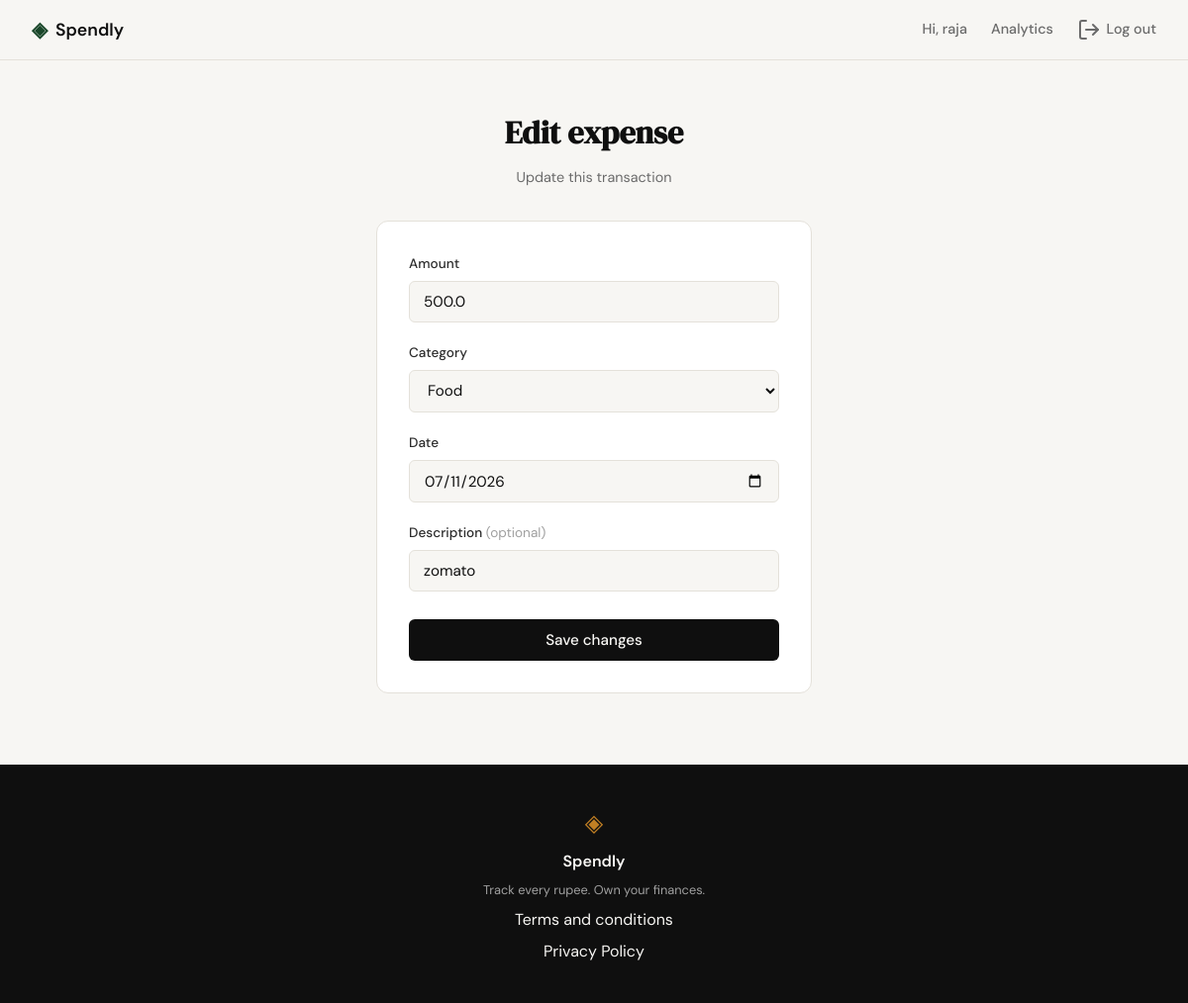
The app's page /expenses/24/edit (signed in), older data.
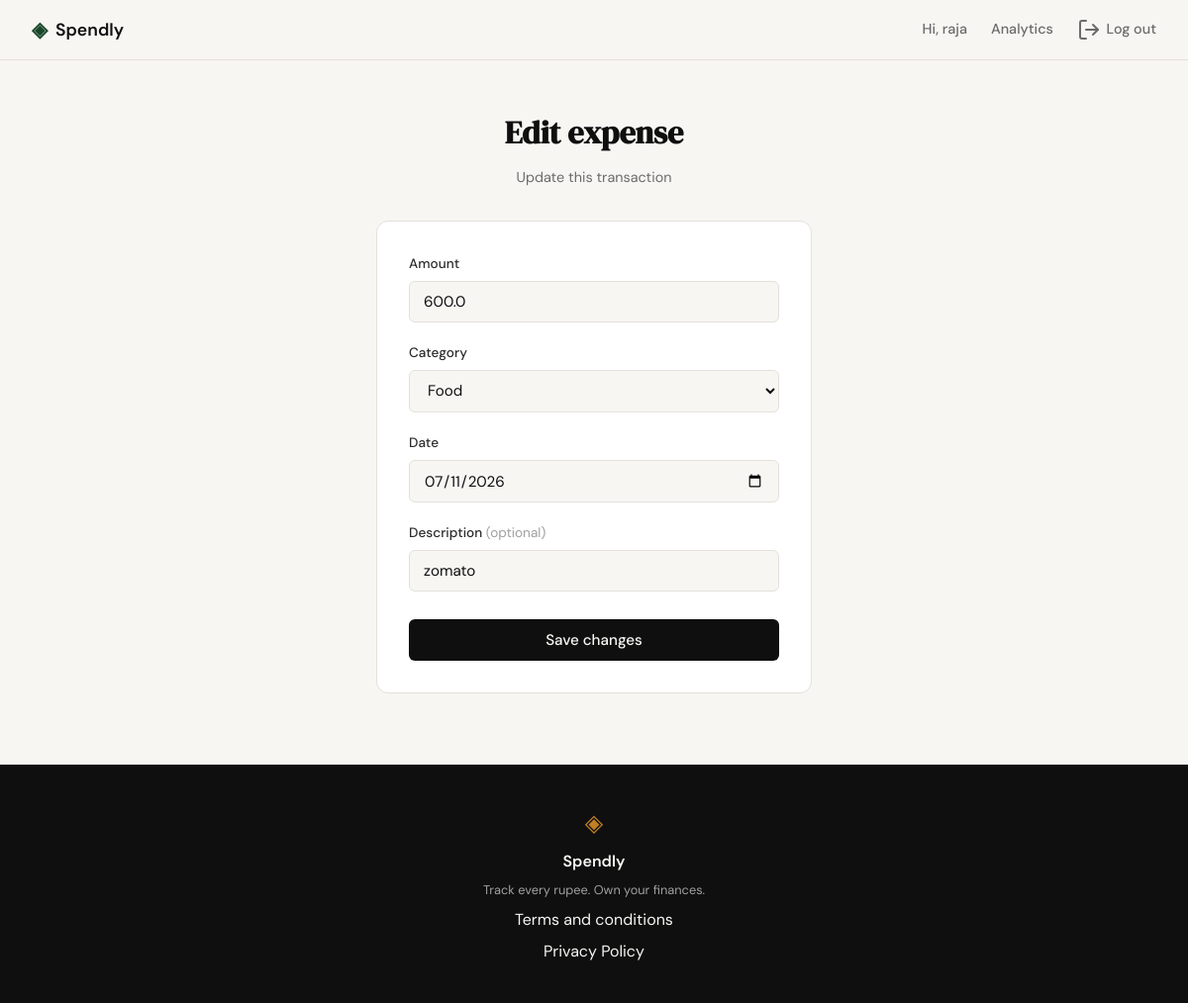
The same page, newer data.
### tables this page shows
CREATE TABLE expenses (
                id INTEGER PRIMARY KEY AUTOINCREMENT,
                user_id INTEGER NOT NULL,
                amount REAL NOT NULL,
                category TEXT NOT NULL,
                date TEXT NOT NULL,
                description TEXT,
                created_at TEXT DEFAULT (datetime('now')),
                FOREIGN KEY (user_id) REFERENCES users (id)
            );

### app.py (the view, shortened to what this page needs)
@app.route("/expenses/<int:id>/edit", methods=["GET", "POST"])
@login_required
def edit_expense(id):
    expense = get_expense_by_id(id)
    if expense is None or expense["user_id"] != session["user_id"]:
        abort(404)
    if request.method == "GET":
        values = {
            "amount": expense["amount"],
            "category": expense["category"],
            "date": expense["date"],
            "description": expense["description"] or "",
        }
        return _render_edit_expense_form(id, values)

### app.py (called while the page is built)
def login_required(view):
    @wraps(view)
    def wrapped_view(*args, **kwargs):
        if not session.get("user_id"):
            return redirect(url_for("login"))
        return view(*args, **kwargs)
    return wrapped_view

def _render_edit_expense_form(expense_id, values, error=None):
    return render_template(
        "edit_expense.html",
        expense_id=expense_id,
        expense=values,
        categories=CATEGORIES,
        error=error,
    )

### database/db.py (called while the page is built)
def get_db():
    conn = sqlite3.connect(DB_PATH)
    conn.row_factory = sqlite3.Row
    conn.execute("PRAGMA foreign_keys = ON")
    return conn

def get_expense_by_id(expense_id):
    conn = get_db()
    try:
        return conn.execute(
            "SELECT * FROM expenses WHERE id = ?", (expense_id,)
        ).fetchone()
    finally:
        conn.close()

### templates/edit_expense.html (shortened to what this page needs)
{% extends "base.html" %}
{% block head %}
<link rel="stylesheet" href="{{ url_for('static', filename='css/add_expense.css') }}">
{% endblock %}
{% block content %}
<section class="auth-section">
    <div class="auth-container">
        <div class="auth-header">
            <h1 class="auth-title">Edit expense</h1>
            <p class="auth-subtitle">Update this transaction</p>
        </div>
        <div class="auth-card">
            <form method="POST" action="{{ url_for('edit_expense', id=expense_id) }}">
                <div class="form-group">
                    <label for="amount">Amount</label>
                    <input type="number" id="amount" name="amount"
                           class="form-input" step="0.01" min="0.01"
                           placeholder="0.00" value="{{ expense.amount }}" required autofocus>
                </div>
                <div class="form-group">
                    <label for="category">Category</label>
                    <select id="category" name="category" class="form-input" required>
                        {% for cat in categories %}
                        <option value="{{ cat }}"{% if cat == expense.category %} selected{% endif %}>{{ cat }}</option>
                        {% endfor %}
                    </select>
                </div>
                <div class="form-group">
                    <label for="date">Date</label>
                    <input type="date" id="date" name="date"
                           class="form-input" value="{{ expense.date }}" required>
                </div>
                <div class="form-group">
                    <label for="description">Description <span class="form-optional">(optional)</span></label>
                    <input type="text" id="description" name="description"
                           class="form-input" placeholder="e.g. Groceries" value="{{ expense.description }}">
                </div>
                <button type="submit" class="btn-submit">Save changes</button>
            </form>
        </div>
    </div>
</section>
{% endblock %}

### templates/base.html (shortened to what this page needs)
<!DOCTYPE html>
<html lang="en">
<head>
    <link rel="stylesheet" href="{{ url_for('static', filename='css/style.css') }}">
    {% block head %}{% endblock %}
</head>
<body>
    <nav class="navbar">
        <div class="nav-inner">
            <a href="{{ url_for('landing') }}" class="nav-brand">
                <span class="brand-icon">◈</span>
                <span class="brand-name">Spendly</span>
            </a>
            <div class="nav-links">
                {% if session.user_id %}
                <a href="{{ url_for('profile') }}">Hi, {{ session.user_name }}</a>
                <a href="{{ url_for('analytics') }}"{% if request.endpoint == 'analytics' %} class="active"{% endif %}>Analytics</a>
                <a href="{{ url_for('logout') }}" class="nav-link-icon"><i data-lucide="log-out"></i>Log out</a>
                {% else %}
                <a href="{{ url_for('login') }}">Sign in</a>
                <a href="{{ url_for('register') }}" class="nav-cta">Get started</a>
                {% endif %}
            </div>
        </div>
    </nav>
    <main class="main-content">
        {% block content %}{% endblock %}
    </main>
    <footer class="footer">
        <div class="footer-inner">
            <span class="brand-icon">◈</span>
            <span class="footer-name">Spendly</span>
            <p class="footer-copy">Track every rupee. Own your finances.</p>
            <a href="{{ url_for('terms') }}">Terms and conditions</a>
            <a href="{{ url_for('privacy') }}">Privacy Policy</a>
        </div>
    </footer>
</body>
</html>

### static/css/style.css (style rules this page uses)
:root { --ink: #0f0f0f; --ink-soft: #2d2d2d; --ink-muted: #6b6b6b; --ink-faint: #a0a0a0; --paper: #f7f6f3; --paper-warm: #f0ede6; --paper-card: #ffffff; --accent: #1a472a; --accent-light: #e8f0eb; --accent-2: #c17f24; --accent-2-light: #fdf3e3; --danger: #c0392b; --danger-light: #fdecea; --danger-border: #f5c6c2; --border: #e4e1da; --border-soft: #eeebe4; --font-display: 'DM Serif Display', Georgia, serif; --font-body: 'DM Sans', system-ui, sans-serif; --max-width: 1200px; --auth-width: 440px; --radius-sm: 6px; --radius-md: 12px; --radius-lg: 20px; }
*, *::before, *::after { box-sizing: border-box; margin: 0; padding: 0; }
html { font-size: 16px; scroll-behavior: smooth; }
body { background: var(--paper); color: var(--ink); font-family: var(--font-body); font-size: 1rem; line-height: 1.6; -webkit-font-smoothing: antialiased; }
a { color: inherit; text-decoration: none; }
.navbar { position: sticky; top: 0; z-index: 100; background: var(--paper); border-bottom: 1px solid var(--border); padding: 0 2rem; }
.nav-inner { max-width: var(--max-width); margin: 0 auto; height: 60px; display: flex; align-items: center; justify-content: space-between; }
.nav-brand { display: flex; align-items: center; gap: 0.5rem; font-family: var(--font-body); font-weight: 600; font-size: 1.1rem; color: var(--ink); }
.brand-icon { color: var(--accent); font-size: 1.3rem; }
.brand-name { color: var(--ink); }
.nav-links { display: flex; align-items: center; gap: 1.5rem; font-size: 0.9rem; font-weight: 500; }
.nav-links a { color: var(--ink-muted); transition: color 0.2s; }
.nav-link-icon { display: inline-flex; align-items: center; gap: 0.35rem; }
.main-content { min-height: calc(100vh - 60px - 100px); }
.auth-section { min-height: calc(100vh - 60px - 100px); display: flex; align-items: center; justify-content: center; padding: 3rem 2rem; }
.auth-container { width: 100%; max-width: var(--auth-width); }
.auth-header { text-align: center; margin-bottom: 2rem; }
.auth-title { font-family: var(--font-display); font-size: 2rem; color: var(--ink); margin-bottom: 0.5rem; }
.auth-subtitle { font-size: 0.9rem; color: var(--ink-muted); }
.auth-card { background: var(--paper-card); border: 1px solid var(--border); border-radius: var(--radius-md); padding: 2rem; margin-bottom: 1.5rem; }
.form-group { margin-bottom: 1.25rem; }
.form-group label { display: block; font-size: 0.85rem; font-weight: 500; color: var(--ink-soft); margin-bottom: 0.4rem; }
.form-input { width: 100%; padding: 0.6rem 0.875rem; border: 1px solid var(--border); border-radius: var(--radius-sm); font-family: var(--font-body); font-size: 0.95rem; color: var(--ink); background: var(--paper); outline: none; transition: border-color 0.2s; }
.form-input::placeholder { color: var(--ink-faint); }
.btn-submit { width: 100%; padding: 0.7rem; background: var(--ink); color: var(--paper); border: none; border-radius: var(--radius-sm); font-family: var(--font-body); font-size: 0.95rem; font-weight: 500; cursor: pointer; transition: background 0.2s; margin-top: 0.5rem; }
.footer { background: var(--ink); color: var(--paper); padding: 2.5rem 2rem; text-align: center; }
.footer-inner { display: flex; flex-direction: column; align-items: center; gap: 0.4rem; }
.footer .brand-icon { color: var(--accent-2); font-size: 1.5rem; }
.footer-name { font-weight: 600; font-size: 1rem; }
.footer-copy { font-size: 0.8rem; color: var(--ink-faint); }

### static/css/add_expense.css (style rules this page uses)
.form-optional { font-weight: 400; color: var(--ink-faint); }

Row changes from the older to the newer data that the page shows:
changed expenses "Food": amount "500.0" → "600.0"
